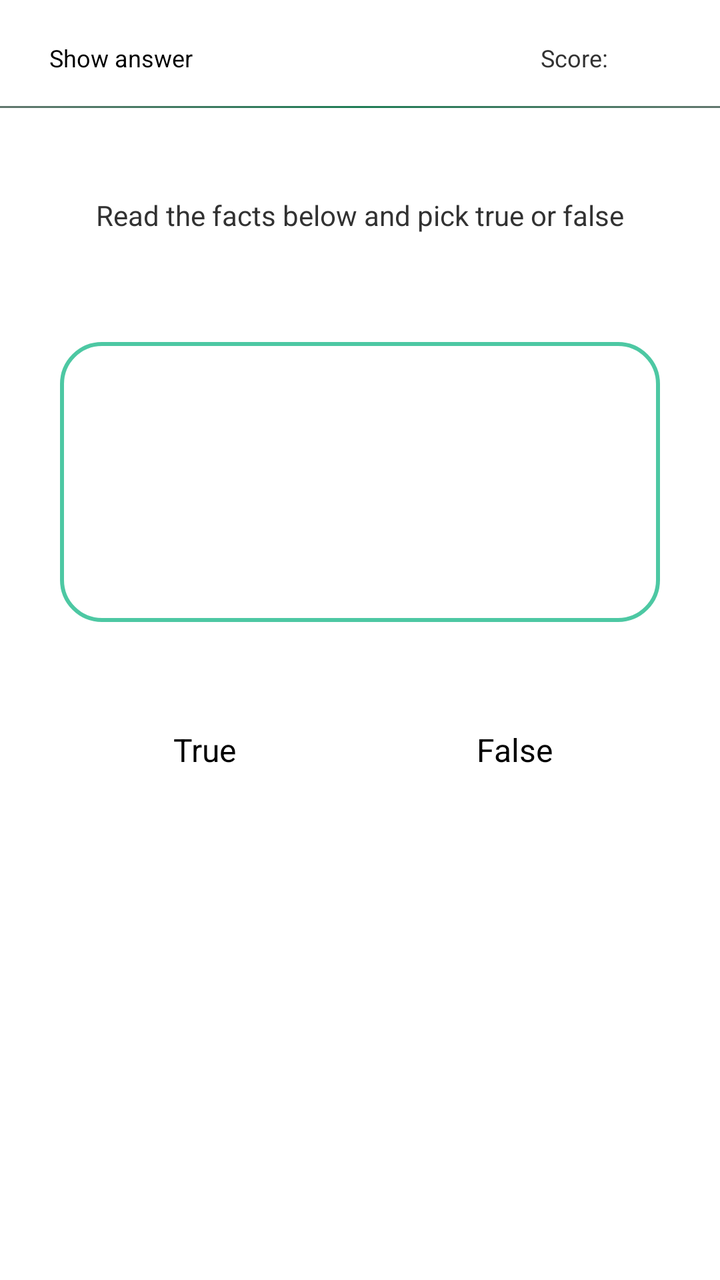
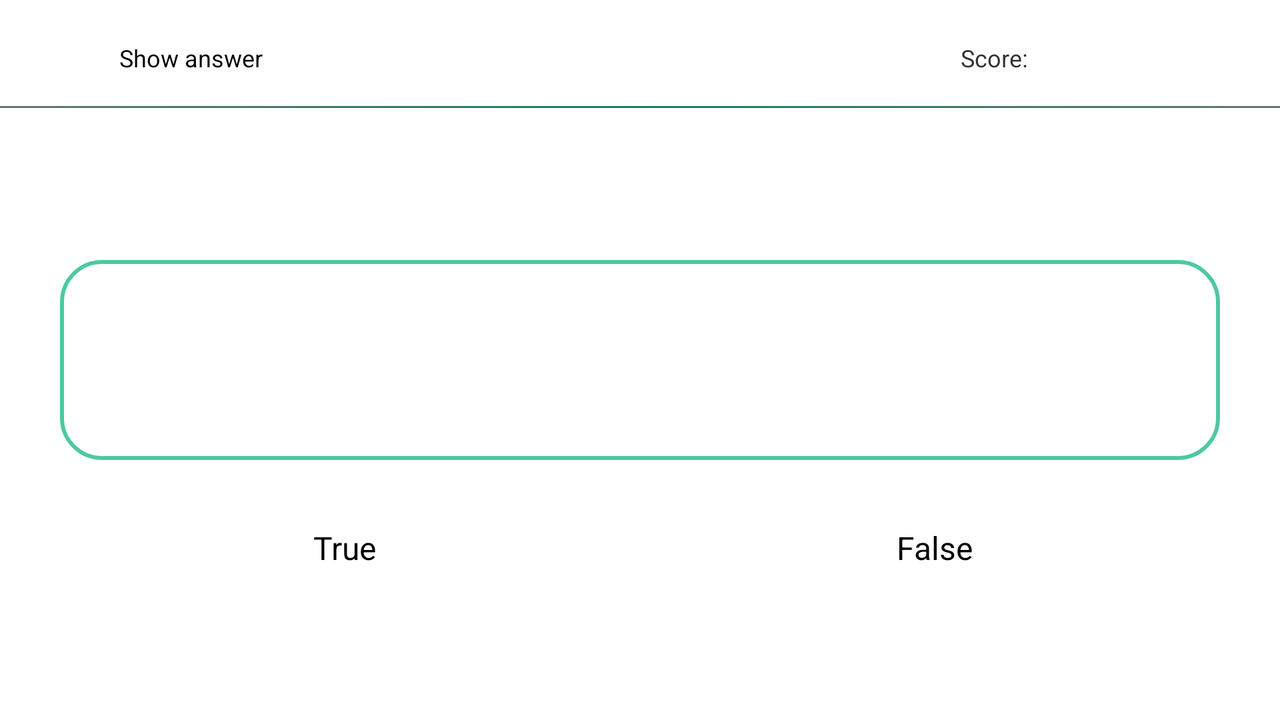

The same Android screen from two of the app's own layout files: first res/layout/ as a phone draws it, then the repository's variant for another configuration, drawn on a device whose configuration selects that folder. Both files follow.
<!-- AndroidManifest.xml: application theme AppTheme -->
<!-- res/layout/activity_game.xml -->
<?xml version="1.0" encoding="utf-8"?>
<RelativeLayout xmlns:android="http://schemas.android.com/apk/res/android"
                android:layout_width="match_parent"
                android:layout_height="match_parent"
                android:background="@drawable/weather"
                android:orientation="vertical">

    <LinearLayout
        android:id="@+id/linlayout2"
        android:layout_width="match_parent"
        android:layout_height="wrap_content"
        android:layout_alignParentTop="true"
        android:layout_marginTop="5dp"
        android:orientation="horizontal">

        <Button
            android:id="@+id/btnAnswer"
            style="?android:buttonBarStyle"
            android:layout_width="wrap_content"
            android:layout_height="wrap_content"
            android:layout_weight="1"
            android:text="@string/show_answer_button"
            android:textSize="@dimen/size_small_12"/>

        <TextView
            android:id="@+id/tvCountFacts"
            android:layout_width="40dp"
            android:layout_height="wrap_content"
            android:layout_marginRight="10dp"
            android:layout_weight="2"
            android:gravity="center_horizontal"/>

        <TextView
            android:id="@+id/tvScore"
            android:layout_width="40dp"
            android:layout_height="wrap_content"
            android:layout_weight="1"
            android:text="@string/score"
            android:textSize="@dimen/size_small_12"/>
    </LinearLayout>

    <TextView
        android:id="@+id/tvPoint"
        android:layout_width="wrap_content"
        android:layout_height="wrap_content"
        android:layout_below="@+id/separator"
        android:layout_centerHorizontal="true"
        android:layout_marginBottom="20dp"
        android:layout_marginTop="20dp"
        android:padding="24dp"
        android:text="@string/point_textview"/>

    <View
        android:id="@+id/separator"
        android:layout_width="wrap_content"
        android:layout_height="1dp"
        android:layout_below="@id/linlayout2"
        android:background="@drawable/separator"/>

    <TextView
        android:id="@+id/tvQuestions"
        android:layout_width="match_parent"
        android:layout_height="140dp"
        android:layout_below="@+id/tvPoint"
        android:layout_marginLeft="30dp"
        android:layout_marginRight="30dp"
        android:layout_marginTop="10dp"
        android:background="@drawable/rect_button"
        android:gravity="center"
        android:padding="30dp"
        android:textSize="@dimen/size_medium_16"/>

    <LinearLayout
        android:id="@+id/linlayout1"
        android:layout_width="match_parent"
        android:layout_height="wrap_content"
        android:layout_below="@id/tvQuestions"
        android:layout_marginBottom="30dp"
        android:layout_marginTop="10dp"
        android:orientation="horizontal">

        <Button
            android:id="@+id/true_button"
            style="@style/strokeButton"
            android:layout_width="match_parent"
            android:layout_height="wrap_content"
            android:layout_marginLeft="30dp"
            android:layout_marginRight="5dp"
            android:layout_marginTop="30dp"
            android:layout_weight="1"
            android:text="@string/true_button"/>/>

        <Button
            android:id="@+id/false_button"
            style="@style/strokeButton"
            android:layout_width="match_parent"
            android:layout_height="wrap_content"
            android:layout_marginLeft="5dp"
            android:layout_marginRight="30dp"
            android:layout_marginTop="30dp"
            android:layout_weight="1"
            android:text="@string/false_button"/>
    </LinearLayout>
</RelativeLayout>
<!-- resources referenced by this layout -->
<resources>
  <dimen name="size_medium_16">16sp</dimen>
  <dimen name="size_small_12">12sp</dimen>
  <!-- drawable rect_button (drawable) -->
  <shape
      android:shape="rectangle"
      xmlns:android="http://schemas.android.com/apk/res/android">
                      <solid
                              android:color="#FFFFFF"/>
                      <corners
                              android:radius="20dp" />
                      <stroke
                              android:width="2dip"
                              android:color="#FF4DC8A3"/>
                  </shape>
  <!-- drawable separator (drawable) -->
  <?xml version="1.0" encoding="utf-8"?>
  <shape xmlns:android="http://schemas.android.com/apk/res/android"
         android:shape="rectangle" >
  
      <gradient
          android:angle="0"
          android:centerColor="#FF1F7C55"
          android:endColor="#FF61776E"
          android:startColor="#FF61776E" />
  
  </shape>
  <string name="false_button">False</string>
  <string name="point_textview">Read the facts below and pick true or false</string>
  <string name="score">Score: </string>
  <string name="show_answer_button">Show answer</string>
  <string name="true_button">True</string>
  <style name="strokeButton" parent="AppTheme">
          <item name="android:textSize">@dimen/size_medium_16</item>
          <item name="android:background">@drawable/btn_background</item>
      </style>
  <style name="AppTheme" parent="android:Theme.Holo.Light.DarkActionBar">
          
          <item name="colorPrimary">@color/colorPrimary</item>
          <item name="colorPrimaryDark">@color/colorPrimaryDark</item>
          <item name="colorAccent">@color/colorAccent</item>
      </style>
</resources>
<!-- res/layout-land/activity_game.xml (the repository's variant of the layout above) -->
<!-- drawn on the phone turned sideways -->
<?xml version="1.0" encoding="utf-8"?>
<RelativeLayout
    xmlns:android="http://schemas.android.com/apk/res/android"
    android:id="@+id/FrameLayout1"
    android:layout_width="match_parent"
    android:layout_height="match_parent"
    android:background="@drawable/weather">

    <LinearLayout
        android:layout_width="match_parent"
        android:layout_height="wrap_content"
        android:orientation="horizontal"
        android:layout_alignParentTop="true"
        android:id="@+id/linlayout2"
        android:layout_marginTop="5dp">
        <Button
            android:textSize="@dimen/size_small_12"
            android:layout_width="wrap_content"
            android:layout_height="wrap_content"
            android:id="@+id/btnAnswer"
            android:text="@string/show_answer_button"
            style="?android:buttonBarStyle"
            android:layout_weight="1"/>
        <TextView
            android:layout_width="40dp"
            android:layout_height="wrap_content"
            android:id="@+id/tvCountFacts"
            android:gravity="center_horizontal"
            android:layout_weight="2"
            android:layout_marginRight="10dp"/>
        <TextView
            android:layout_width="40dp"
            android:layout_height="wrap_content"
            android:id="@+id/tvScore"
            android:textSize="@dimen/size_small_12"
            android:text="@string/score"
            android:layout_weight="1"/>
    </LinearLayout>
    <View
        android:layout_width="wrap_content"
        android:layout_height="1dp"
        android:background="@drawable/separator"
        android:layout_below="@id/linlayout2"/>

    <TextView
        android:layout_width="match_parent"
        android:layout_height="100dp"
        android:padding="30dp"
        android:id="@+id/tvQuestions"
        android:gravity="center"
        android:layout_centerHorizontal="true"
        android:layout_centerVertical="true"
        android:background="@drawable/rect_button"
        android:layout_marginLeft="30dp"
        android:layout_marginRight="30dp"
        android:layout_marginBottom="20dp"/>
    <LinearLayout
        android:layout_width="match_parent"
        android:layout_height="wrap_content"
        android:orientation="horizontal"
        android:layout_below="@id/tvQuestions"
        android:id="@+id/linlayout1">
        <Button
            android:layout_width="match_parent"
            android:layout_height="wrap_content"
            android:text="@string/true_button"
            android:id="@+id/true_button"
            android:layout_weight="1"
            android:layout_marginRight="5dp"
            android:layout_marginLeft="30dp"
            style="@style/strokeButton"/>
        <Button
            android:layout_width="match_parent"
            android:layout_height="wrap_content"
            android:text="@string/false_button"
            android:id="@+id/false_button"
            android:layout_weight="1"
            android:layout_marginRight="30dp"
            android:layout_marginLeft="5dp"
            style="@style/strokeButton"/>
    </LinearLayout>
    <TextView
        android:layout_width="wrap_content"
        android:layout_height="wrap_content"
        android:layout_above="@+id/tvQuestions"
        android:layout_marginBottom="15dp"
        android:layout_centerHorizontal="true"
        android:id="@+id/tvPoint"
        android:textSize="12sp"
        android:text=""/>
</RelativeLayout>
<!-- resources referenced by the variant -->
<!-- as the phone turned sideways resolves them -->
<resources>
  <dimen name="size_small_12">12sp</dimen>
  <!-- drawable rect_button (drawable) -->
  <shape
      android:shape="rectangle"
      xmlns:android="http://schemas.android.com/apk/res/android">
                      <solid
                              android:color="#FFFFFF"/>
                      <corners
                              android:radius="20dp" />
                      <stroke
                              android:width="2dip"
                              android:color="#FF4DC8A3"/>
                  </shape>
  <!-- drawable separator (drawable) -->
  <?xml version="1.0" encoding="utf-8"?>
  <shape xmlns:android="http://schemas.android.com/apk/res/android"
         android:shape="rectangle" >
  
      <gradient
          android:angle="0"
          android:centerColor="#FF1F7C55"
          android:endColor="#FF61776E"
          android:startColor="#FF61776E" />
  
  </shape>
  <string name="false_button">False</string>
  <string name="score">Score: </string>
  <string name="show_answer_button">Show answer</string>
  <string name="true_button">True</string>
  <style name="strokeButton" parent="AppTheme">
          <item name="android:textSize">@dimen/size_medium_16</item>
          <item name="android:background">@drawable/btn_background</item>
      </style>
  <style name="AppTheme" parent="android:Theme.Holo.Light.DarkActionBar">
          
          <item name="colorPrimary">@color/colorPrimary</item>
          <item name="colorPrimaryDark">@color/colorPrimaryDark</item>
          <item name="colorAccent">@color/colorAccent</item>
      </style>
  <dimen name="size_medium_16">16sp</dimen>
</resources>
